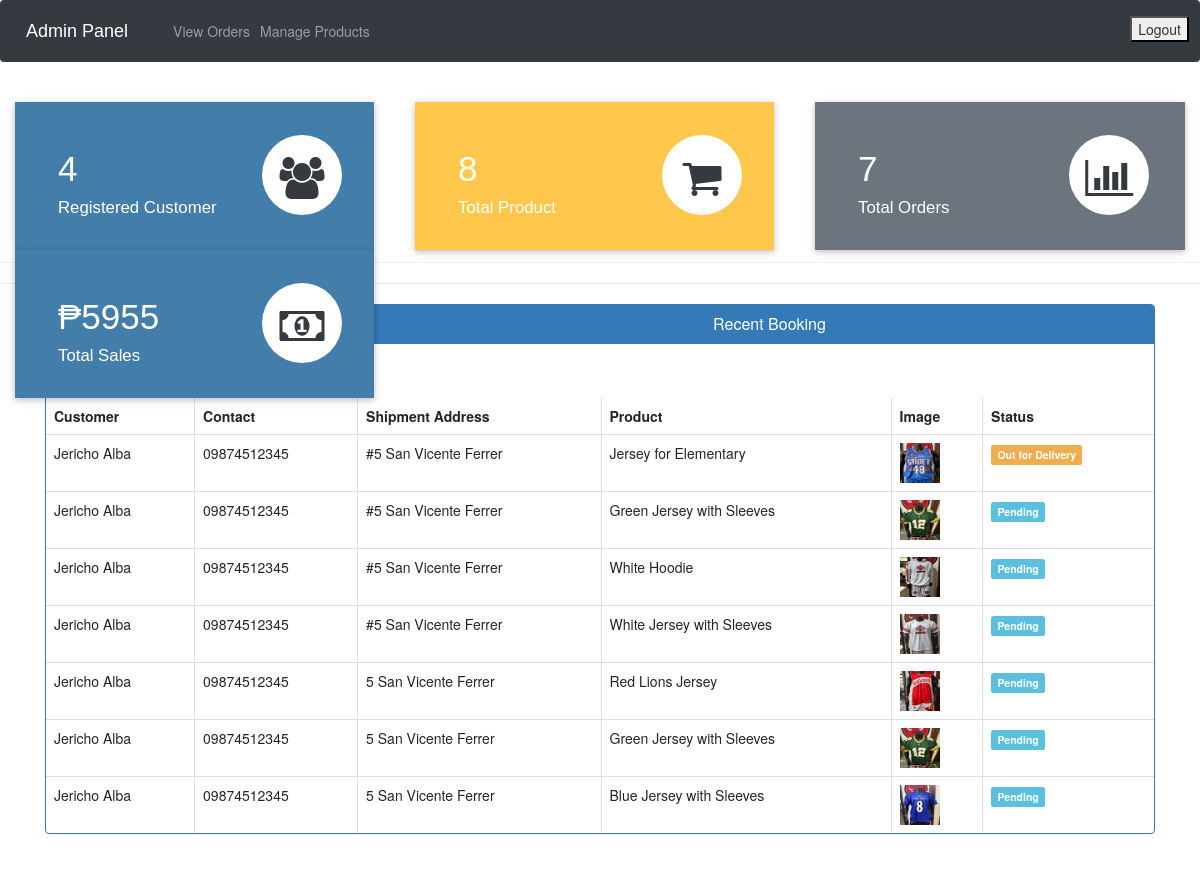
Screenshot of /admin-dashboard (signed in) with the database file from the repository.
### ecom/models.py (models this page shows, shortened)
class Customer(models.Model):
    user=models.OneToOneField(User,on_delete=models.CASCADE)
    profile_pic= models.ImageField(upload_to='profile_pic/CustomerProfilePic/',null=True,blank=True)
    address = models.CharField(max_length=40)
    mobile = models.CharField(max_length=20,null=False)
    @property
    def get_name(self):
        return self.user.first_name+" "+self.user.last_name

class Orders(models.Model):
    STATUS = (
        ('Pending','Pending'),
        ('Order Confirmed','Order Confirmed'),
        ('Out for Delivery','Out for Delivery'),
        ('Delivered','Delivered'),
    )
    customer = models.ForeignKey('Customer', on_delete=models.CASCADE,null=True)
    product = models.ForeignKey('Product',on_delete=models.CASCADE,null=True)
    email = models.CharField(max_length=50,null=True)
    address = models.CharField(max_length=500,null=True)
    mobile = models.CharField(max_length=20,null=True)
    order_date = models.DateField(auto_now_add=True,null=True)
    status = models.CharField(max_length=50,null=True,choices=STATUS)
    size = models.CharField(max_length=2, null=True)  # Add this line

class Product(models.Model):
    name = models.CharField(max_length=40)
    product_image = models.ImageField(upload_to='product_image/', null=True, blank=True)
    price = models.PositiveIntegerField()
    description = models.CharField(max_length=40)
    SIZE_CHOICES = (
        ('S', 'Small'),
        ('M', 'Medium'),
        ('XL', 'Extra Large'),
    )
    size = models.CharField(max_length=2, choices=SIZE_CHOICES, default='M')

### ecom/views.py (the view)
# urls.py: path('admin-dashboard', views.admin_dashboard_view,name='admin-dashboard'),
@login_required(login_url='adminlogin')
def admin_dashboard_view(request):
    customercount = models.Customer.objects.all().count()
    productcount = models.Product.objects.all().count()
    ordercount = models.Orders.objects.all().count()
    orders = models.Orders.objects.all()
    total_sales = 0
    for order in orders:
        total_sales += order.product.price
    ordered_products = []
    ordered_bys = []
    for order in orders:
        ordered_product = models.Product.objects.all().filter(id=order.product.id)
        ordered_by = models.Customer.objects.all().filter(id=order.customer.id)
        ordered_products.append(ordered_product)
        ordered_bys.append(ordered_by)
    mydict = {
        'customercount': customercount,
        'productcount': productcount,
        'ordercount': ordercount,
        'total_sales': total_sales,
        'data': zip(ordered_products, ordered_bys, orders),
    }
    return render(request, 'ecom/admin_dashboard.html', context=mydict)

### templates/ecom/admin_dashboard.html
{% extends 'ecom/admin_base.html' %}
{% load static %}
{% block content %}
<br>
{%include 'ecom/admin_dashboard_cards.html'%}
<br><br><br><br><br>
<hr><hr>
<div class="container" >
    <div class="panel panel-primary" >
      <div class="panel-heading" style="text-align:center;">
        <h6 class="panel-title">Recent Booking</h6>
      </div>
      <table class="table table-hover table-bordered" id="dev-table">
        <thead>
          <tr>
            <th>Customer</th>
            <th>Contact</th>
            <th>Shipment Address</th>
            <th>Product</th>
            <th>Image</th>
            <th>Status</th>
          </tr>
        </thead>
        {% for product,customer,order in data %}
        <tr>
          {% for c in customer %}
          <td> {{c.get_name}}</td>
          <td>{{c.mobile}}</td>
          <td>{{order.address}}</td>
          {% endfor %}
          {% for p in product %}
          <td> {{p.name}}</td>
          <td> <img src="{% static p.product_image.url %}" alt="Profile Pic" height="40px" width="40px" /></td>
          {% if order.status == 'Pending'%}
          <td> <span class="label label-info">{{order.status}}</span></td>
          {% elif order.status == 'Delivered' %}
          <td> <span class="label label-success">{{order.status}}</span></td>
          {% elif order.status == 'Out for Delivery' %}
          <td> <span class="label label-warning">{{order.status}}</span></td>
          {%else%}
            <td> <span class="label label-primary">{{order.status}}</span></td>
          {%endif%}
          {% endfor %}
        </tr>
        {% endfor %}
      </table>
  </div>
</div>
{% endblock content %}

### rows the page displays
Orders: address "#5 San Vicente Ferrer", status "Out for Delivery"
Customer: get_name "Jericho Alba", mobile "09874512345"
Product: name "Jersey for Elementary", product_image (picture)
Orders: address "#5 San Vicente Ferrer", status "Pending"
Product: name "Green Jersey with Sleeves", product_image (picture)
Orders: address "#5 San Vicente Ferrer", status "Pending"
Product: name "White Hoodie", product_image (picture)
Orders: address "#5 San Vicente Ferrer", status "Pending"
Product: name "White Jersey with Sleeves", product_image (picture)
Orders: address "5 San Vicente Ferrer", status "Pending"
Product: name "Red Lions Jersey", product_image (picture)
Orders: address "5 San Vicente Ferrer", status "Pending"
Orders: address "5 San Vicente Ferrer", status "Pending"
Product: name "Blue Jersey with Sleeves", product_image (picture)

### other values shown
{{ customercount }} "4"
{{ productcount }} "8"
{{ ordercount }} "7"
{{ total_sales }} "5955"
